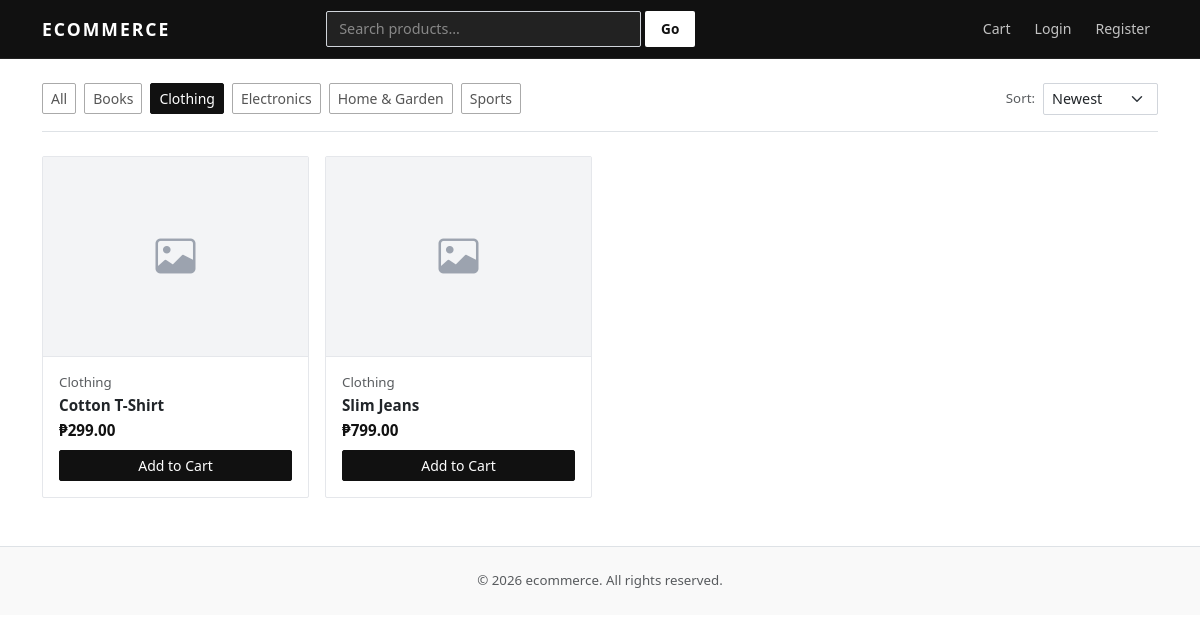
Screenshot of /index.php?category=2&sort=newest with the database file from the repository.
### tables this page shows
CREATE TABLE categories (
    id INT AUTO_INCREMENT PRIMARY KEY,
    name VARCHAR(100) NOT NULL
);

CREATE TABLE products (
    id INT AUTO_INCREMENT PRIMARY KEY,
    category_id INT,
    name VARCHAR(200) NOT NULL,
    description TEXT,
    price DECIMAL(10,2) NOT NULL,
    stock INT DEFAULT 0,
    image VARCHAR(255) DEFAULT 'no-image.png',
    created_at TIMESTAMP DEFAULT CURRENT_TIMESTAMP,
    FOREIGN KEY (category_id) REFERENCES categories(id) ON DELETE SET NULL
);

### includes/functions.php (called while the page is built, shortened)
<?php
function clean($str) {
    return htmlspecialchars(trim((string)$str), ENT_QUOTES, 'UTF-8');
}
function price($amount) {
    return '&#8369;' . number_format((float)$amount, 2);
}

### index.php (the view, shortened to what this page needs)
<?php
require_once 'includes/header.php';
$search = trim($_GET['search']   ?? '');
$catId  = (int)($_GET['category'] ?? 0);
$sort   = $_GET['sort']           ?? 'newest';
$where  = ['1'];
$params = [];
if ($catId) {
    $where[]  = 'p.category_id = ?';
    $params[] = $catId;
}
$orderBy = match($sort) {
    'price_asc'  => 'p.price ASC',
    'price_desc' => 'p.price DESC',
    'name'       => 'p.name ASC',
    default      => 'p.created_at DESC',
};
$sql  = "SELECT p.*, c.name AS cat_name
         FROM products p
         LEFT JOIN categories c ON p.category_id = c.id
         WHERE " . implode(' AND ', $where) . "
         ORDER BY $orderBy";
$stmt = $pdo->prepare($sql);
$stmt->execute($params);
$products = $stmt->fetchAll();
$categories = $pdo->query("SELECT * FROM categories ORDER BY name")->fetchAll();
?>
<div class="d-flex flex-wrap align-items-center justify-content-between gap-2 mb-4 pb-3 border-bottom">
    <div class="d-flex flex-wrap gap-2 align-items-center">
        <a href="index.php" class="btn btn-sm <?= !$catId ? 'btn-dark' : 'btn-outline-secondary' ?>">All</a>
        <?php foreach ($categories as $c): ?>
            <a href="index.php?category=<?= $c['id'] ?>&sort=<?= clean($sort) ?><?= $search ? '&search=' . urlencode($search) : '' ?>"
               class="btn btn-sm <?= $catId == $c['id'] ? 'btn-dark' : 'btn-outline-secondary' ?>">
                <?= clean($c['name']) ?>
            </a>
        <?php endforeach; ?>
    </div>
    <form method="GET" class="d-flex gap-2 align-items-center">
        <label class="text-muted small mb-0">Sort:</label>
        <select name="sort" class="form-select form-select-sm" style="width:auto;" onchange="this.form.submit()">
            <option value="newest"     <?= $sort === 'newest'     ? 'selected' : '' ?>>Newest</option>
        </select>
    </form>
</div>
<?php if (empty($products)): ?>
    <div class="text-center py-5 text-muted">
        <p class="mb-3">No products found.</p>
        <a href="index.php" class="btn btn-outline-secondary btn-sm">View all products</a>
    </div>
<?php else: ?>
    <div class="row row-cols-2 row-cols-md-3 row-cols-lg-4 g-3">
        <?php foreach ($products as $p):
            $imgFile = dirname(__FILE__) . '/uploads/' . $p['image'];
            $hasImg  = $p['image'] && $p['image'] !== 'no-image.png' && file_exists($imgFile);
        ?>
        <div class="col">
            <div class="card product-card h-100">
                <a href="product.php?id=<?= $p['id'] ?>" class="text-decoration-none">
                    <?php if ($hasImg): ?>
                        <img src="<?= SITE_URL ?>/uploads/<?= clean($p['image']) ?>"
                             class="card-img-top" alt="<?= clean($p['name']) ?>">
                    <?php else: ?>
                        <div class="img-placeholder"><i class="bi bi-image"></i></div>
                    <?php endif; ?>
                </a>
                <div class="card-body d-flex flex-column p-3">
                    <?php if ($p['cat_name']): ?>
                        <small class="text-muted mb-1"><?= clean($p['cat_name']) ?></small>
                    <?php endif; ?>
                    <p class="mb-1 fw-semibold lh-sm">
                        <a href="product.php?id=<?= $p['id'] ?>" class="text-decoration-none text-dark">
                            <?= clean($p['name']) ?>
                        </a>
                    </p>
                    <p class="text-price mb-2"><?= price($p['price']) ?></p>
                    <div class="mt-auto">
                        <?php if ($p['stock'] > 0): ?>
                            <form method="POST" action="cart.php">
                                <button type="submit" class="btn btn-primary btn-sm w-100">Add to Cart</button>
                            </form>
                        <?php else: ?>
                            <button class="btn btn-outline-secondary btn-sm w-100" disabled>Unavailable</button>
                        <?php endif; ?>
                    </div>
                </div>
            </div>
        </div>
        <?php endforeach; ?>
    </div>
<?php endif; ?>
<?php require_once 'includes/footer.php'; ?>

### includes/header.php (style rules this page uses)
*, *::before, *::after { box-sizing: border-box; }
body { background: #fff; color: #111; font-family: 'Segoe UI', system-ui, -apple-system, sans-serif; font-size: 0.95rem; }
.btn-primary { background: #111; border-color: #111; color: #fff; border-radius: 2px; }
.btn-outline-secondary { border-color: #aaa; color: #555; border-radius: 2px; }
.btn-dark { background: #111; border-color: #111; border-radius: 2px; }
.card { border: 1px solid #e5e7eb; border-radius: 2px; box-shadow: none; }
.product-card { transition: border-color 0.2s; }
.product-card .img-placeholder { height: 200px; background: #f3f4f6; display: flex; align-items: center; justify-content: center; border-bottom: 1px solid #e5e7eb; color: #9ca3af; font-size: 2.5rem; }
.form-control, .form-select { border-radius: 2px; border-color: #d1d5db; font-size: 0.9rem; }
.text-price { font-weight: 700; color: #111; }
a { color: #111; }

### rows the page displays
categories: name "Books"
categories: name "Clothing"
categories: name "Electronics"
categories: name "Home & Garden"
categories: name "Sports"
products: image "no-image.png" (drawn), category.name "Clothing", name "Cotton T-Shirt", price "₱299.00"
products: image "no-image.png" (drawn), category.name "Clothing", name "Slim Jeans", price "₱799.00"

### other values shown
SITE_NAME "ECOMMERCE"
SITE_NAME "ecommerce"
